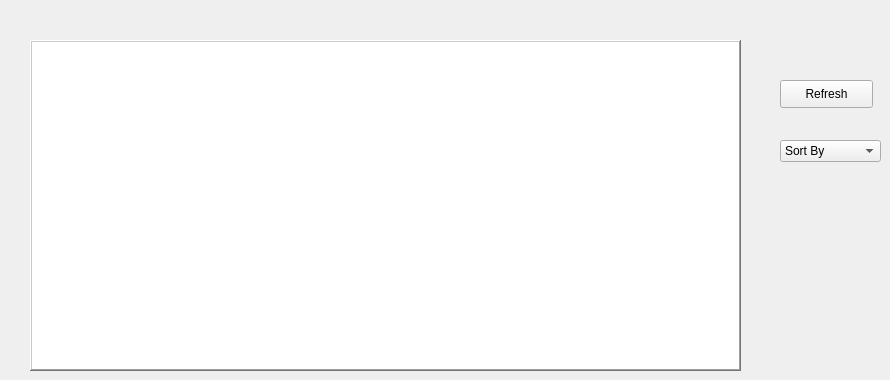
      <widget class="QWidget" name="tab_14">
       <attribute name="title">
        <string>Display Client</string>
       </attribute>
       <widget class="QTableView" name="tableView_AngCl">
        <property name="geometry">
         <rect>
          <x>30</x>
          <y>40</y>
          <width>711</width>
          <height>331</height>
         </rect>
        </property>
        <property name="frameShape">
         <enum>QFrame::WinPanel</enum>
        </property>
        <property name="frameShadow">
         <enum>QFrame::Raised</enum>
        </property>
        <property name="gridStyle">
         <enum>Qt::CustomDashLine</enum>
        </property>
       </widget>
       <widget class="QComboBox" name="Sort_by">
        <property name="geometry">
         <rect>
          <x>780</x>
          <y>140</y>
          <width>101</width>
          <height>22</height>
         </rect>
        </property>
        <item>
         <property name="text">
          <string>Sort By</string>
         </property>
        </item>
        <item>
         <property name="text">
          <string>ID_Client</string>
         </property>
        </item>
        <item>
         <property name="text">
          <string>Weight</string>
         </property>
        </item>
        <item>
         <property name="text">
          <string>Height</string>
         </property>
        </item>
        <item>
         <property name="text">
          <string>Age</string>
         </property>
        </item>
       </widget>
       <widget class="QPushButton" name="Refresh_Client_2">
        <property name="geometry">
         <rect>
          <x>780</x>
          <y>80</y>
          <width>93</width>
          <height>28</height>
         </rect>
        </property>
        <property name="text">
         <string>Refresh</string>
        </property>
       </widget>
      </widget>
